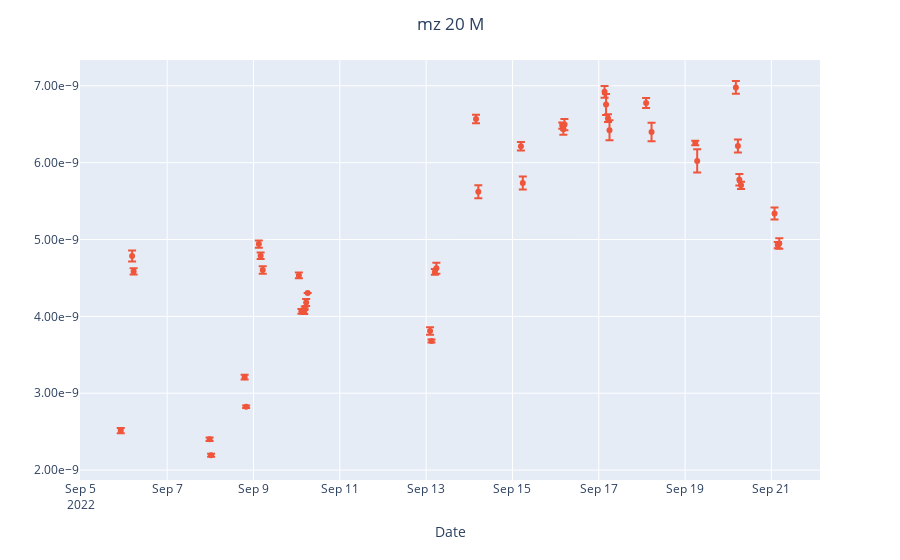

The code cell stored with this chart in its notebook:
### Code cell
fig = px.scatter()
fig.add_scatter(x= full_df['date'], y=full_df['20_M_mean'], mode='markers', error_y=dict(array=full_df['20_M_std']), name='20_M_mean')
fig.update_layout(xaxis_title="Date")
fig.update_layout(title_text='mz 20 M', title_x=0.5)
fig.update_yaxes(tickformat=".2e")
